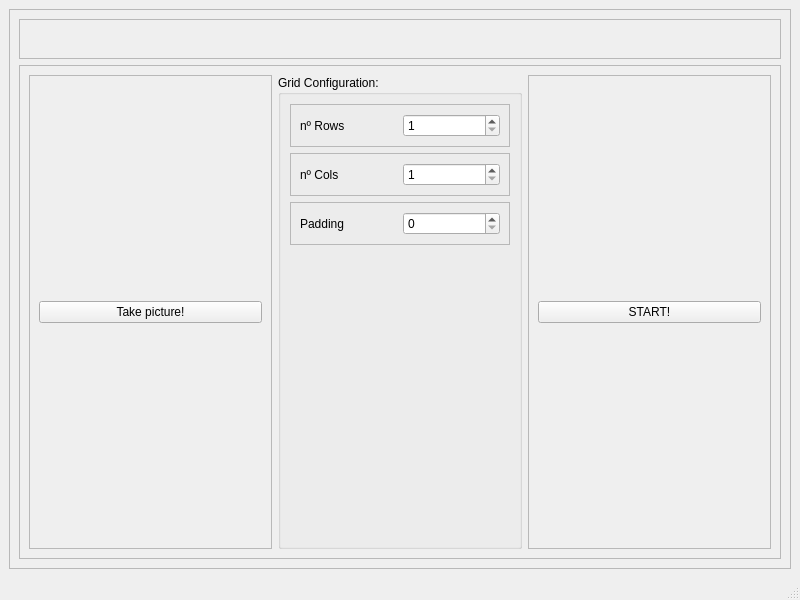
<?xml version="1.0" encoding="UTF-8"?>
<ui version="4.0">
 <class>MainWindow</class>
 <widget class="QMainWindow" name="MainWindow">
  <property name="geometry">
   <rect>
    <x>0</x>
    <y>0</y>
    <width>800</width>
    <height>600</height>
   </rect>
  </property>
  <property name="windowTitle">
   <string>MainWindow</string>
  </property>
  <widget class="QWidget" name="centralwidget">
   <layout class="QHBoxLayout" name="horizontalLayout_2">
    <item>
     <widget class="QFrame" name="frame">
      <property name="frameShape">
       <enum>QFrame::StyledPanel</enum>
      </property>
      <property name="frameShadow">
       <enum>QFrame::Raised</enum>
      </property>
      <layout class="QVBoxLayout" name="verticalLayout">
       <item>
        <widget class="QFrame" name="top_frame">
         <property name="frameShape">
          <enum>QFrame::StyledPanel</enum>
         </property>
         <property name="frameShadow">
          <enum>QFrame::Raised</enum>
         </property>
         <layout class="QHBoxLayout" name="horizontalLayout_5">
          <item>
           <spacer name="horizontalSpacer">
            <property name="orientation">
             <enum>Qt::Horizontal</enum>
            </property>
            <property name="sizeHint" stdset="0">
             <size>
              <width>40</width>
              <height>20</height>
             </size>
            </property>
           </spacer>
          </item>
          <item>
           <widget class="QLabel" name="cam_view">
            <property name="text">
             <string/>
            </property>
           </widget>
          </item>
          <item>
           <spacer name="horizontalSpacer_2">
            <property name="orientation">
             <enum>Qt::Horizontal</enum>
            </property>
            <property name="sizeHint" stdset="0">
             <size>
              <width>40</width>
              <height>20</height>
             </size>
            </property>
           </spacer>
          </item>
         </layout>
        </widget>
       </item>
       <item>
        <widget class="QFrame" name="bottom_frame">
         <property name="frameShape">
          <enum>QFrame::StyledPanel</enum>
         </property>
         <property name="frameShadow">
          <enum>QFrame::Raised</enum>
         </property>
         <layout class="QHBoxLayout" name="horizontalLayout">
          <item>
           <widget class="QFrame" name="left_frame">
            <property name="frameShape">
             <enum>QFrame::StyledPanel</enum>
            </property>
            <property name="frameShadow">
             <enum>QFrame::Raised</enum>
            </property>
            <layout class="QHBoxLayout" name="horizontalLayout_8">
             <item>
              <widget class="QPushButton" name="capture_bt">
               <property name="minimumSize">
                <size>
                 <width>100</width>
                 <height>0</height>
                </size>
               </property>
               <property name="text">
                <string>Take picture!</string>
               </property>
              </widget>
             </item>
            </layout>
           </widget>
          </item>
          <item>
           <widget class="QGroupBox" name="mid_groupBox">
            <property name="title">
             <string>Grid Configuration:</string>
            </property>
            <layout class="QVBoxLayout" name="verticalLayout_3">
             <item>
              <widget class="QFrame" name="frame_2">
               <property name="frameShape">
                <enum>QFrame::StyledPanel</enum>
               </property>
               <property name="frameShadow">
                <enum>QFrame::Raised</enum>
               </property>
               <layout class="QHBoxLayout" name="horizontalLayout_3">
                <item>
                 <widget class="QLabel" name="label">
                  <property name="text">
                   <string>nº Rows</string>
                  </property>
                 </widget>
                </item>
                <item>
                 <widget class="QSpinBox" name="rows_sb">
                  <property name="minimum">
                   <number>1</number>
                  </property>
                  <property name="maximum">
                   <number>20</number>
                  </property>
                 </widget>
                </item>
               </layout>
              </widget>
             </item>
             <item>
              <widget class="QFrame" name="frame_3">
               <property name="frameShape">
                <enum>QFrame::StyledPanel</enum>
               </property>
               <property name="frameShadow">
                <enum>QFrame::Raised</enum>
               </property>
               <layout class="QHBoxLayout" name="horizontalLayout_6">
                <item>
                 <widget class="QLabel" name="label_2">
                  <property name="text">
                   <string>nº Cols</string>
                  </property>
                 </widget>
                </item>
                <item>
                 <widget class="QSpinBox" name="cols_sb">
                  <property name="minimum">
                   <number>1</number>
                  </property>
                  <property name="maximum">
                   <number>20</number>
                  </property>
                 </widget>
                </item>
               </layout>
              </widget>
             </item>
             <item>
              <widget class="QFrame" name="frame_4">
               <property name="frameShape">
                <enum>QFrame::StyledPanel</enum>
               </property>
               <property name="frameShadow">
                <enum>QFrame::Raised</enum>
               </property>
               <layout class="QHBoxLayout" name="horizontalLayout_7">
                <item>
                 <widget class="QLabel" name="label_3">
                  <property name="text">
                   <string>Padding</string>
                  </property>
                 </widget>
                </item>
                <item>
                 <widget class="QSpinBox" name="pad_sb">
                  <property name="maximum">
                   <number>200</number>
                  </property>
                 </widget>
                </item>
               </layout>
              </widget>
             </item>
             <item>
              <spacer name="verticalSpacer">
               <property name="orientation">
                <enum>Qt::Vertical</enum>
               </property>
               <property name="sizeHint" stdset="0">
                <size>
                 <width>20</width>
                 <height>40</height>
                </size>
               </property>
              </spacer>
             </item>
            </layout>
           </widget>
          </item>
          <item>
           <widget class="QFrame" name="right_frame">
            <property name="frameShape">
             <enum>QFrame::StyledPanel</enum>
            </property>
            <property name="frameShadow">
             <enum>QFrame::Raised</enum>
            </property>
            <layout class="QHBoxLayout" name="horizontalLayout_4">
             <item>
              <widget class="QPushButton" name="start_stop_button">
               <property name="minimumSize">
                <size>
                 <width>100</width>
                 <height>0</height>
                </size>
               </property>
               <property name="text">
                <string>START!</string>
               </property>
              </widget>
             </item>
            </layout>
           </widget>
          </item>
         </layout>
        </widget>
       </item>
      </layout>
     </widget>
    </item>
   </layout>
  </widget>
  <widget class="QMenuBar" name="menubar">
   <property name="geometry">
    <rect>
     <x>0</x>
     <y>0</y>
     <width>800</width>
     <height>22</height>
    </rect>
   </property>
  </widget>
  <widget class="QStatusBar" name="statusbar"/>
 </widget>
 <resources/>
 <connections/>
</ui>
